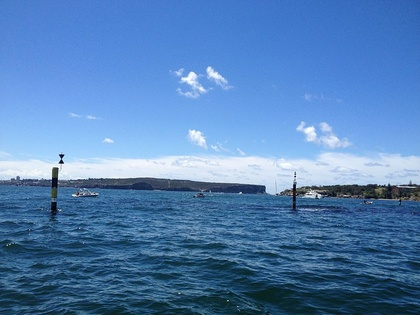
%> input picture HW1/buoys.jpg, 420 x 315 px, shrunk from 800 x 600 before the run
$ octave --eval "edgedetector;"   (GNU Octave 9; MATLAB toolbox functions it lacks are replaced by stand-ins)
%> lines starting %> are read from the running program, lines starting %| are printed output that depends on the picture
% This function calls the functions below and displays their results.
% You don't need to edit it.
function edgedetector()
    img = double(rgb2gray(imread('buoys.jpg')));
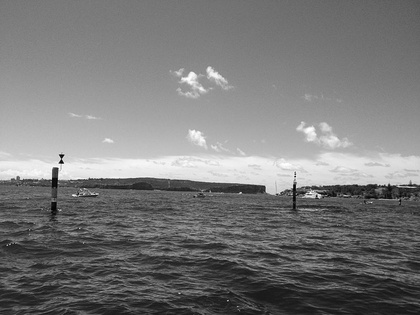
%> img: size 315x420 double; min 1, max 255, mean 121.3

    edges = DetectVerticalEdges(img);
    blurred_edges = BoxBlur(edges);

    figure('Name','Original Image')
    imshow(img, []);

    figure('Name','Edges')
    imshow(edges, []);


    figure('Name','Blurred Edges')
    imshow(blurred_edges, []);
end


% Returns a matrix containing the horizontal component of the gradient at every
% image location.
function edges = DetectVerticalEdges(img)
    % MATLAB images use matrix indices, so the order is (y,x), and the +y
    % direction is downward.
    width = size(img, 2);
%> width = 420
    height = size(img, 1);
%> height = 315

    %%%%%%%%%%%%%%%%%%%%%%%%%%%%%%%%%%%%%%%%%%%%%%%%%%%%%%%%%%%%%%%%%%%
    %%%%%%%%%% Your part (a) code here. You can accomplish part (a) with
    %%%%%%%%%% nested "for" loops, but an easier way is to use matrix
    %%%%%%%%%% indexing to make a matrix of the "left" pixels and a matrix
    %%%%%%%%%% of the "right" pixels, and subtract the two matrices.
    %%%%%%%%%% REMEMBER: left/right position is the SECOND index in MATLAB.
    edges = zeros(height, width-1);
    leftside=img(:, 1:width-1);
    rightside=img(:, 2:width);
    newimg= rightside-leftside;
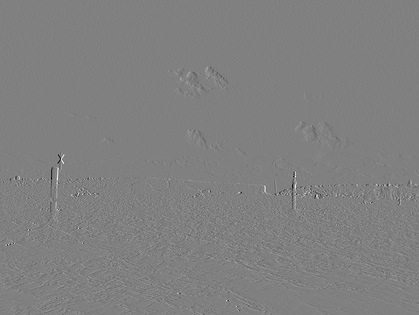
%> newimg: size 315x419 double; min -198, max 195, mean 0; drawn with min black and max white
    first_column=img(:,1);
%> first_column = 315 values, max 238 at index 165, min 32 at index 303, mean 123.7
    edges= [first_column newimg];
    %%%%%%%%%% End of your part (a) code.
end

% Applies a box blur to the input image and returns the result.
function blurred = BoxBlur(img)
    img = double(img);

    height = size(img, 1);
    width = size(img, 2);
    n=5; % width of the blur
    blurred = zeros(height-(n-1),width-(n-1));
    % Loop through each pixel location in the result
    for y=1:height-(n-1)
        for x=1:width-(n-1)
            blurred(y,x)=sum(sum(img(y:y+n-1,x:x+n-1)));
        end
    end
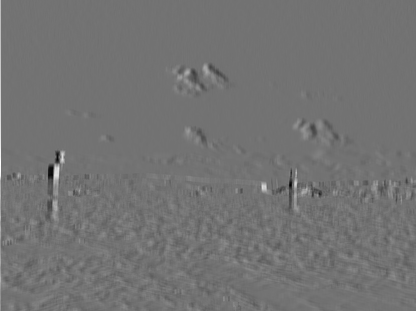
%> blurred: size 311x416 double; min -968, max 1177, mean 0.5; drawn with min black and max white
    % Usually we'll divide at the end so that we don't make the image
    % brighter:
    blurred = blurred / n^2;
end

$ run again, with HW1/pic1.jpg copied over HW1/buoys.jpg
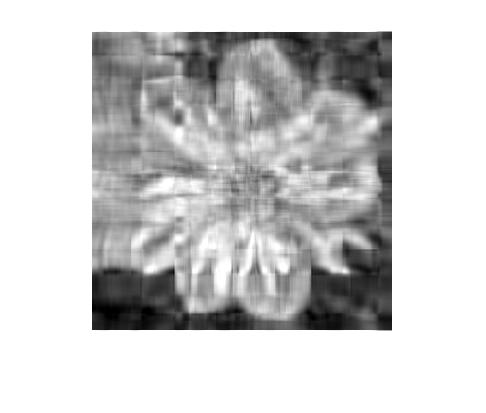
%> input picture HW1/pic1.jpg, 486 x 413 px
%> in DetectVerticalEdges, `newimg= rightside-leftside;`:
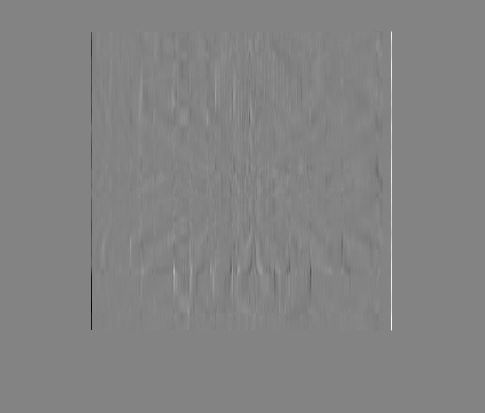
%> newimg: size 413x485 double; min -255, max 238, mean 0; drawn with min black and max white
%> first_column = 413 values from 255 to 255
%> after the loop in BoxBlur, `for y=1:height-(n-1)`:
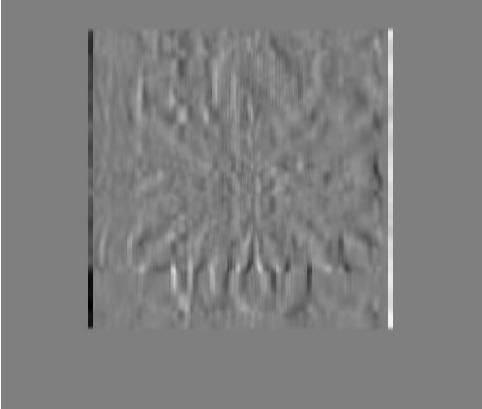
%> blurred: size 409x482 double; min -1272, max 1275, mean 2.6; drawn with min black and max white

$ run again, with HW1/flower.bmp saved as HW1/buoys.jpg
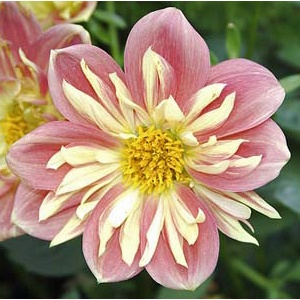
%> input picture HW1/flower.bmp, 300 x 300 px
%> in DetectVerticalEdges, `newimg= rightside-leftside;`:
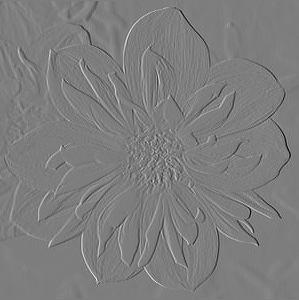
%> newimg: size 300x299 double; min -191, max 195, mean -0.2; drawn with min black and max white
%> first_column = 300 values, max 252 at index 1, min 6 at index 280, mean 132.3
%> after the loop in BoxBlur, `for y=1:height-(n-1)`:
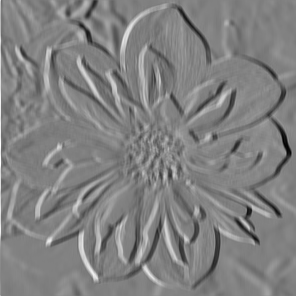
%> blurred: size 296x296 double; min -1097, max 1065, mean -2.4; drawn with min black and max white

$ run again, with HW1/gulfstream.png saved as HW1/buoys.jpg
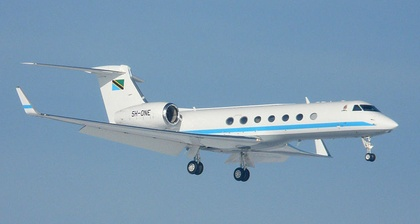
%> input picture HW1/gulfstream.png, 420 x 224 px, shrunk from 794 x 423 before the run
%> in DetectVerticalEdges, `newimg= rightside-leftside;`:
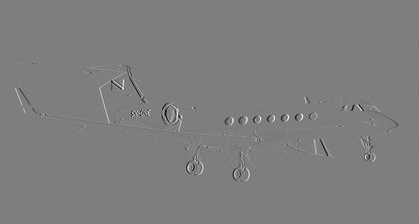
%> newimg: size 224x419 double; min -144, max 146, mean 0; drawn with min black and max white
%> first_column = 224 values, max 147 at index 190, min 136 at index 4, mean 142.5
%> after the loop in BoxBlur, `for y=1:height-(n-1)`:
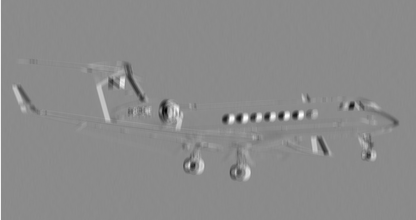
%> blurred: size 220x416 double; min -983, max 820, mean 1.5; drawn with min black and max white
